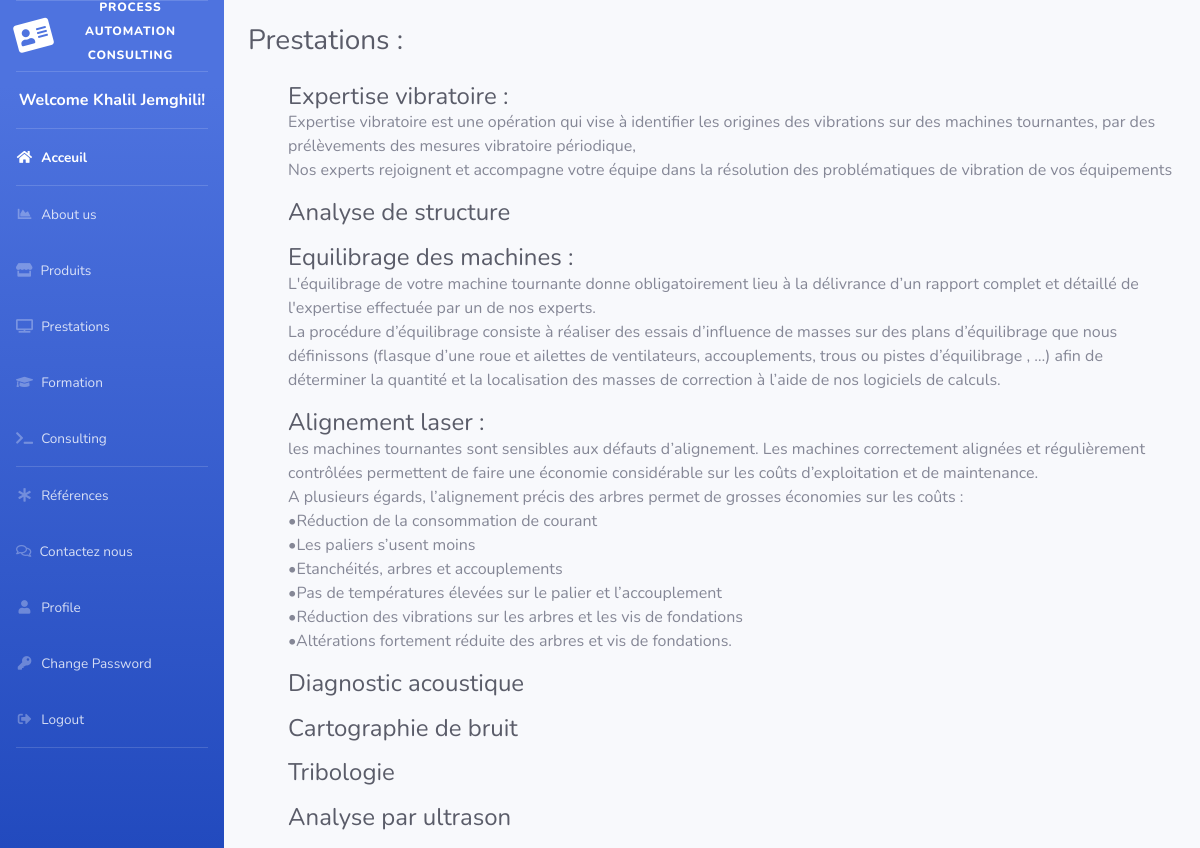
The app's page /Prestation/ (signed in) with its own data.
### common/models.py (models this page shows, shortened)
class Prestation(models.Model):
    titre = models.CharField(max_length=200)
    contenu = models.TextField(max_length=1000, blank=True)

### common/views.py (the view)
# urls.py: path('Prestation/', PrestationView.as_view(), name='Prestation'),
class PrestationView(LoginRequiredMixin, generic.ListView):
    template_name = 'common/prestation.html'
    login_url = reverse_lazy('home')
    context_object_name = 'format'
    def get_queryset(self):
        return Prestation.objects.all()

### templates/common/prestation.html
{% extends 'base.html' %}
{% block content %}
    <div class="container-fluid">
      <div class="d-sm-flex align-items-center justify-content-between mb-4 mt-4">
          <h1 class="h3 mb-0 text-gray-800">Prestations :</h1>
      </div>
        {% if format %}
    <ul>
    {% for prestation in format %}
        <div><h2 class="h4 mb-0 text-gray-800">{{ prestation.titre }}</h2>   </div>
        <div > <h3 class = "h5 mb-0 text-gray-800"></h3> {{ prestation.contenu |linebreaks}}</div>
    {% endfor %}
    </ul>
    {% else %}
        <h3 class="h4 mb-0 text-gray-800">Aucune Prestation disponible.</h3>
    {% endif %}
    </div>
{% endblock content %}

### templates/base.html (shortened to what this page needs)
{% load static %}
{% load crispy_forms_tags %}
<!DOCTYPE html>
<html lang="en">
<head>
  <link href="https://cdnjs.cloudflare.com/ajax/libs/font-awesome/5.11.2/css/all.min.css" rel="stylesheet" type="text/css">
  <link href="{% static 'css/sb-admin-2.min.css' %}" rel="stylesheet">
  <link rel="stylesheet" href="{% static 'date-time-phone/jquery-ui.css' %}">
  <link rel='stylesheet' href="{% static 'date-time-phone/jquery-ui-timepicker-addon.css' %}" />
</head>
<body id="page-top">
  <div id="wrapper">
    <ul class="navbar-nav bg-gradient-primary sidebar sidebar-dark accordion" id="accordionSidebar">
      <a class="sidebar-brand d-flex align-items-center justify-content-center" href="#">
        <div class="sidebar-brand-icon rotate-n-15">
          <i class="fas fa-address-card"></i>
        </div>
        <div class="sidebar-brand-text mx-3" > <sup>Process Automation Consulting</sup></div>
      </a>
      <hr class="sidebar-divider">
      <p class="text-center text-white font-weight-bold">Welcome {{user.first_name}} {{user.last_name}}!</p>
      <hr class="sidebar-divider my-0">
      <li class="nav-item active">
        <a class="nav-link" href="{% url 'dashboard' %}">
          <i class="fas fa-fw fa-home"></i>
          <span>Acceuil</span></a>
      </li>
      <hr class="sidebar-divider my-0">
      <li class="nav-item">
        <a class="nav-link" href="{% url 'AboutUs' %}">
          <i class="fas fa-fw fa-chart-area"></i>
          <span>About us</span></a>
      </li>
      <li class="nav-item">
        <a class="nav-link" href="{% url 'Produits' %}">
          <i class="fas fa-store"></i>
          <span>Produits</span></a>
      </li>
      <li class="nav-item">
        <a class="nav-link" href="{% url 'Prestation' %}">
          <i class="fas fa-fw fa-tv"></i>
          <span>Prestations</span></a>
      </li>
      <li class="nav-item">
        <a class="nav-link" href="{% url 'Formation' %}">
          <i class="fas fa-fw fa-graduation-cap"></i>
          <span>Formation</span></a>
      </li>
      <li class="nav-item">
        <a class="nav-link" href="{% url 'Consulting' %}">
          <i class="fas fa-fw fa-terminal"></i>
          <span>Consulting</span></a>
      </li>
      <hr class="sidebar-divider my-0">
      <li class="nav-item">
        <a class="nav-link" href="{% url 'Références' %}">
          <i class="fas fa-fw fa-asterisk"></i>
          <span>Références</span></a>
      </li>
      <li class="nav-item">
        <a class="nav-link" href="{% url 'Contactez nous' %}">
          <i class="far fa-comments"></i>
          <span>Contactez nous</span></a>
      </li>
      <li class="nav-item">
        <a class="nav-link" href="{% url 'profile' %}">
          <i class="fas fa-fw fa-user"></i>
          <span>Profile</span></a>
      </li>
      <li class="nav-item">
        <a class="nav-link" href="{% url 'change-password' %}">
          <i class="fas fa-fw fa-key"></i>
          <span>Change Password</span></a>
      </li>
      <li class="nav-item">
        <a class="nav-link" href="{% url 'logout' %}">
          <i class="fas fa-fw fa-sign-out-alt"></i>
          <span>Logout</span></a>
      </li>
      <hr class="sidebar-divider d-none d-md-block">
    </ul>
    <div id="content-wrapper" class="d-flex flex-column">
      <div id="content">
        {% block content %}  {% endblock content %}
      </div>
    </div>
  </div>
</body>
</html>

### records on screen
Prestation: titre "Expertise vibratoire :", contenu "Expertise vibratoire est une opération qui vise à identifier les origines des vibrations sur des machines tournantes, par des prélèvements des mesures vibratoire périodique, Nos experts rejoignent et accompagne votre équipe dans la résolution des problématiques de vibration de vos équipements"
Prestation: titre "Analyse de structure"
Prestation: titre "Equilibrage des machines :", contenu "L'équilibrage de votre machine tournante donne obligatoirement lieu à la délivrance d’un rapport complet et détaillé de l'expertise effectuée par un de nos experts. La procédure d’équilibrage consiste à réaliser des essais d’influence de masses sur des plans d’équilibrage que nous définissons (flasque d’une roue et ailettes de ventilateurs, accouplements, trous ou pistes d’équilibrage , …) afin de déterminer la quantité et la localisation des masses de correction à l’aide de nos logiciels de calculs."
Prestation: titre "Alignement laser :", contenu "les machines tournantes sont sensibles aux défauts d’alignement. Les machines correctement alignées et régulièrement contrôlées permettent de faire une économie considérable sur les coûts d’exploitation et de maintenance. A plusieurs égards, l’alignement précis des arbres permet de grosses économies sur les coûts : •Réduction de la consommation de courant •Les paliers s’usent moins •Etanchéités, arbres et accouplements •Pas de températures élevées sur le palier et l’accouplement •Réduction des vibrations sur les arbres et les vis de fondations •Altérations fortement réduite des arbres et vis de fondations."
Prestation: titre "Diagnostic acoustique"
Prestation: titre "Cartographie de bruit"
Prestation: titre "Tribologie"
Prestation: titre "Analyse par ultrason"

### other values on screen
{{ user.first_name }} "Khalil"
{{ user.last_name }} "Jemghili"
